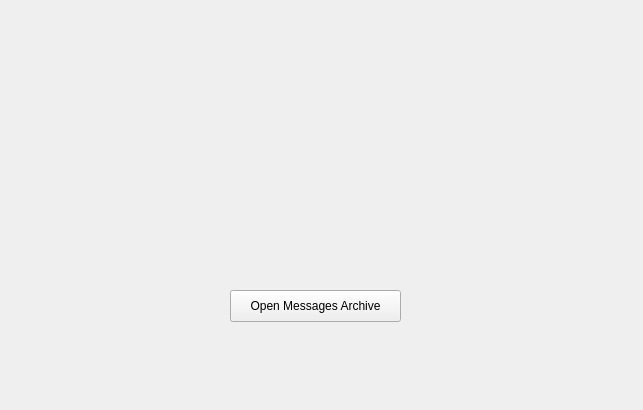
<?xml version="1.0" encoding="UTF-8"?>
<ui version="4.0">
 <class>MainWindow</class>
 <widget class="QWidget" name="MainWindow">
  <property name="geometry">
   <rect>
    <x>0</x>
    <y>0</y>
    <width>643</width>
    <height>410</height>
   </rect>
  </property>
  <property name="windowTitle">
   <string>MainWindow</string>
  </property>
  <widget class="QPushButton" name="pushButton">
   <property name="geometry">
    <rect>
     <x>230</x>
     <y>290</y>
     <width>171</width>
     <height>32</height>
    </rect>
   </property>
   <property name="text">
    <string>Open Messages Archive</string>
   </property>
  </widget>
 </widget>
 <layoutdefault spacing="6" margin="11"/>
 <resources/>
 <connections/>
</ui>
